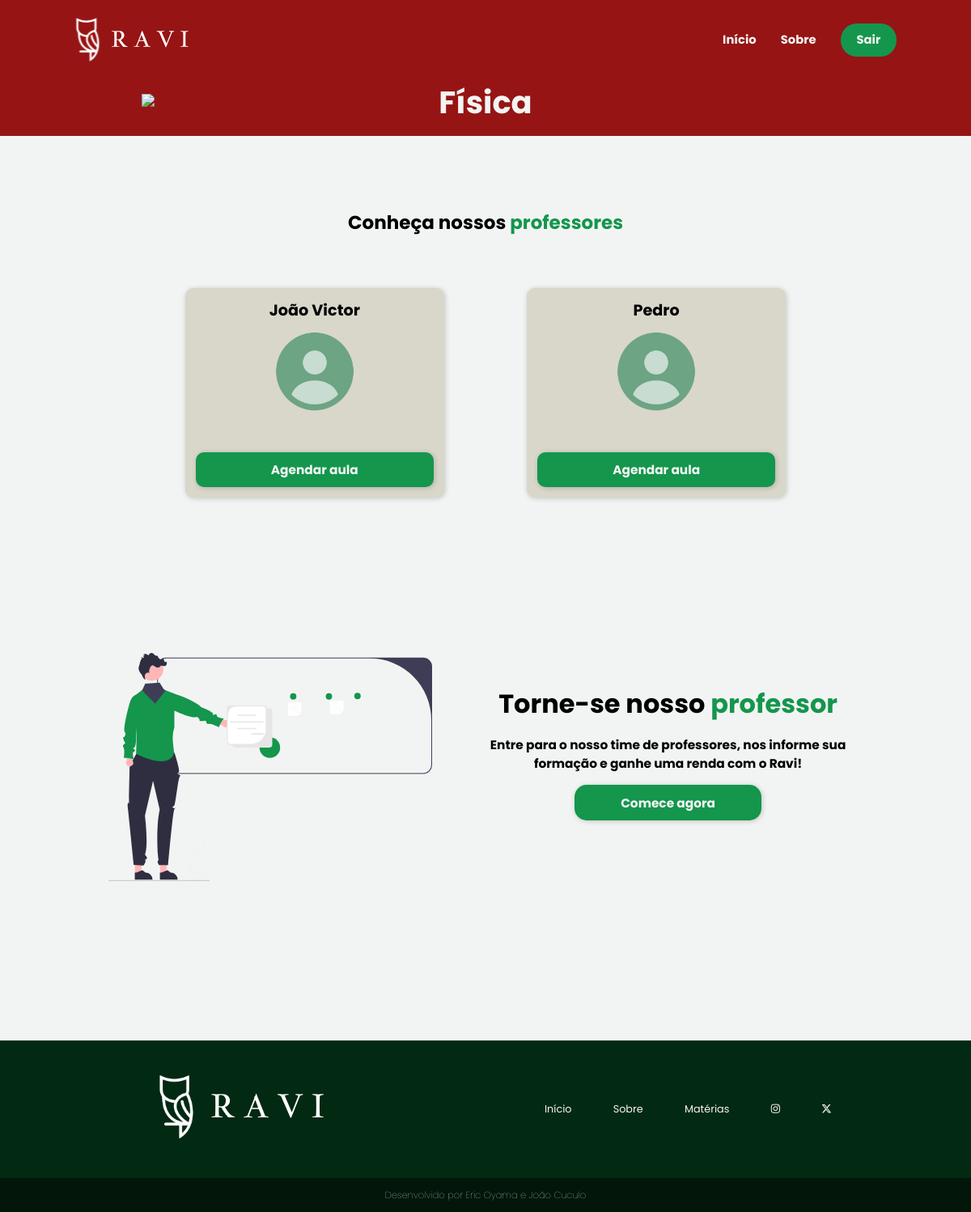
Page /sistema-aluno/materias/fisica.php (signed in) on the earlier database version.
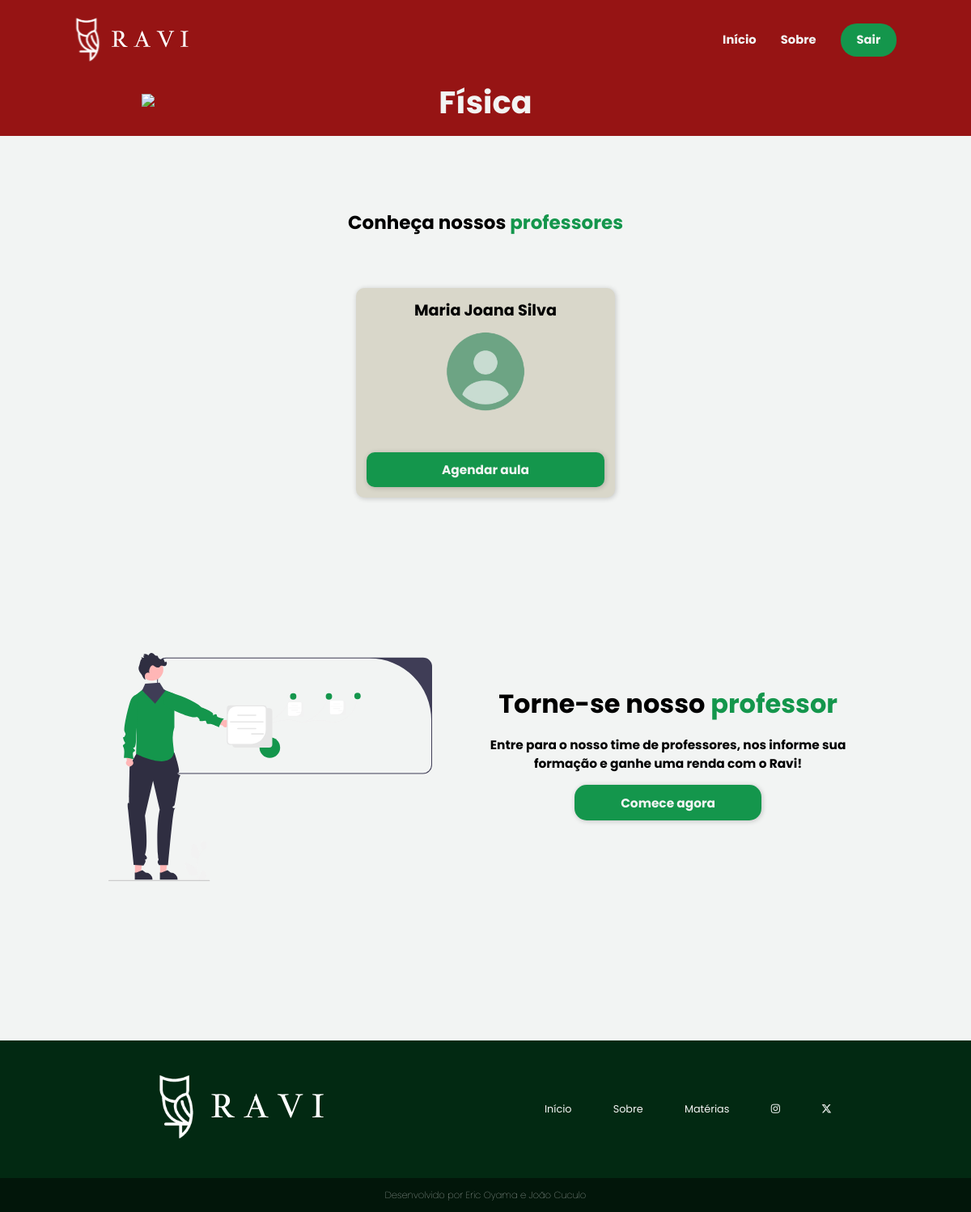
Same page on the later database version.
### tables this page shows
CREATE TABLE `professor` (
  `id` int(11) NOT NULL,
  `nome` varchar(100) NOT NULL,
  `email` varchar(100) NOT NULL,
  `senha` varchar(100) NOT NULL,
  `dn` date NOT NULL,
  `endereco` varchar(100) NOT NULL,
  `cep` varchar(20) NOT NULL,
  `estado` varchar(100) NOT NULL,
  `cidade` varchar(100) NOT NULL,
  `telefone` varchar(20) NOT NULL,
  `cpf` varchar(20) NOT NULL,
  `rg` varchar(20) NOT NULL,
  `sexo` varchar(10) NOT NULL,
  `areaFormacao` varchar(100) NOT NULL,
  `curriculo` varchar(220) NOT NULL,
  `conteudo` mediumtext NOT NULL,
  `valorHora` varchar(10) NOT NULL,
  `area_id` int(11) DEFAULT NULL,
  `dataCad` timestamp NOT NULL DEFAULT current_timestamp(),
  `status` varchar(11) NOT NULL
);

### sistema-aluno/materias/fisica.php (the view, shortened to what this page needs)
<?php
    require_once('../../conexao.php');
    $sql = "select * from professor
               where       1 = 1
                 and area_id = 3";
    $resultado = mysqli_query($conexao, $sql);
?>
<!DOCTYPE html>
<html lang="pt-br">
<head>
    <link rel="stylesheet" href="../../assets/css/header-footer.css">
    <link rel="stylesheet" href="../../assets/css/materias.css">
    <link rel="stylesheet" href="../../assets/css/principal.css">
</head>
<body>
    <?php require_once("../template-aluno/menu-fis.php") ?>
    <main>
        <section class="materia" id="fisica">
            <div>
                <img src="../../assets/img/atom-icon-big.png">
            </div>
            <div>
                <h1>Física</h1>
            </div>
        </section>
        <section class="prof">
            <div class="conheca">
                <h1>Conheça nossos <span>professores</span></h1>
            </div>
            <div class="card-group">
                <?php while ($linha = mysqli_fetch_array($resultado)) { ?>
                <div class="cards">
                    <h2><?= $linha['nome'] ?></h2>
                    <img src="../../assets/img/user-image.png">
                    <a href="../aluno/agendamento.php?id=<?= $linha['id'] ?>">Agendar aula</a>
                </div>
                <?php } ?>
            </div>
        </section>
        <section>
            <div class="vire-prof">
                <figure>
                    <img src="../../assets/img/undraw_professor_re_mj1s.svg">
                </figure>
                <section>
                    <div>
                        <h1>Torne-se nosso <span>professor<span></h1>
                    </div>
                    <div>
                        <p>Entre para o nosso time de professores, nos informe sua formação e ganhe uma renda com o Ravi!</p>
                    </div>
                    <a href="../../sistema-professor/professor/cadastro.php"><button class="cad-btn2 cad-btn3">Comece agora</button></a>
                </section>
            </div>
                </main>
    <?php require_once("../template-aluno/rodape3.php") ?>
</body>
</html>

Differences in the rows shown:
removed professor: nome "João Victor"
removed professor: nome "Pedro"
added professor: nome "Maria Joana Silva"
